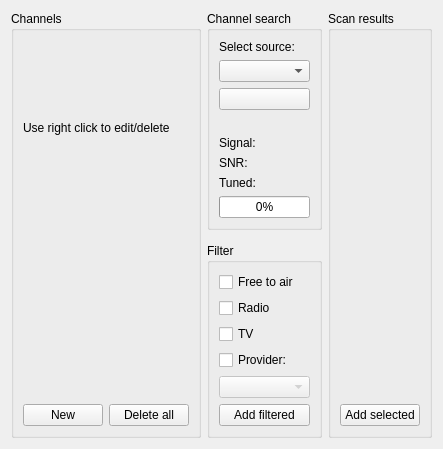
<ui version="4.0" >
 <class>DvbScanDialog</class>
 <widget class="QWidget" name="DvbScanDialog" >
  <layout class="QHBoxLayout" >
   <item>
    <widget class="QGroupBox" name="groupBox" >
     <property name="title" >
      <string>Channels</string>
     </property>
     <layout class="QVBoxLayout" >
      <item>
       <widget class="QLabel" name="label_2" >
        <property name="text" >
         <string>Use right click to edit/delete</string>
        </property>
       </widget>
      </item>
      <item>
       <widget class="ProxyTreeView" native="1" name="channelView" />
      </item>
      <item>
       <layout class="QHBoxLayout" >
        <item>
         <widget class="QPushButton" name="newChannelButton" >
          <property name="text" >
           <string>New</string>
          </property>
         </widget>
        </item>
        <item>
         <widget class="QPushButton" name="deleteAllButton" >
          <property name="text" >
           <string>Delete all</string>
          </property>
         </widget>
        </item>
       </layout>
      </item>
     </layout>
    </widget>
   </item>
   <item>
    <layout class="QVBoxLayout" >
     <item>
      <widget class="QGroupBox" name="groupBox_2" >
       <property name="title" >
        <string>Channel search</string>
       </property>
       <layout class="QVBoxLayout" >
        <item>
         <widget class="QLabel" name="label" >
          <property name="text" >
           <string>Select source:</string>
          </property>
         </widget>
        </item>
        <item>
         <widget class="KComboBox" name="sourceList" />
        </item>
        <item>
         <widget class="QPushButton" name="scanButton" >
          <property name="checkable" >
           <bool>true</bool>
          </property>
         </widget>
        </item>
        <item>
         <widget class="QLabel" name="scanFilesLabel" />
        </item>
        <item>
         <layout class="QGridLayout" >
          <item row="0" column="0" >
           <widget class="QLabel" name="label_3" >
            <property name="text" >
             <string>Signal:</string>
            </property>
           </widget>
          </item>
          <item row="1" column="0" >
           <widget class="QLabel" name="label_4" >
            <property name="text" >
             <string>SNR:</string>
            </property>
           </widget>
          </item>
          <item row="2" column="0" colspan="2" >
           <widget class="QLabel" name="label_5" >
            <property name="text" >
             <string>Tuned:</string>
            </property>
           </widget>
          </item>
          <item row="0" column="1" >
           <widget class="DvbGradProgress" native="1" name="signalWidget" />
          </item>
          <item row="1" column="1" >
           <widget class="DvbGradProgress" native="1" name="snrWidget" />
          </item>
          <item row="2" column="1" >
           <widget class="KLed" name="tuningLed" />
          </item>
         </layout>
        </item>
        <item>
         <widget class="QProgressBar" name="progressBar" >
          <property name="value" >
           <number>0</number>
          </property>
         </widget>
        </item>
       </layout>
      </widget>
     </item>
     <item>
      <spacer>
       <property name="orientation" >
        <enum>Qt::Vertical</enum>
       </property>
      </spacer>
     </item>
     <item>
      <widget class="QGroupBox" name="groupBox_4" >
       <property name="title" >
        <string>Filter</string>
       </property>
       <layout class="QVBoxLayout" >
        <item>
         <widget class="QCheckBox" name="ftaCBox" >
          <property name="text" >
           <string>Free to air</string>
          </property>
         </widget>
        </item>
        <item>
         <widget class="QCheckBox" name="radioCBox" >
          <property name="text" >
           <string>Radio</string>
          </property>
         </widget>
        </item>
        <item>
         <widget class="QCheckBox" name="tvCBox" >
          <property name="text" >
           <string>TV</string>
          </property>
         </widget>
        </item>
        <item>
         <widget class="QCheckBox" name="providerCBox" >
          <property name="text" >
           <string>Provider:</string>
          </property>
         </widget>
        </item>
        <item>
         <widget class="KComboBox" name="providerList" >
          <property name="enabled" >
           <bool>false</bool>
          </property>
         </widget>
        </item>
        <item>
         <widget class="QPushButton" name="filteredButton" >
          <property name="text" >
           <string>Add filtered</string>
          </property>
         </widget>
        </item>
       </layout>
      </widget>
     </item>
    </layout>
   </item>
   <item>
    <widget class="QGroupBox" name="groupBox_3" >
     <property name="title" >
      <string>Scan results</string>
     </property>
     <layout class="QVBoxLayout" >
      <item>
       <widget class="ProxyTreeView" native="1" name="scanResultsView" />
      </item>
      <item>
       <widget class="QPushButton" name="selectedButton" >
        <property name="text" >
         <string>Add selected</string>
        </property>
       </widget>
      </item>
     </layout>
    </widget>
   </item>
  </layout>
 </widget>
 <customwidgets>
  <customwidget>
   <class>KComboBox</class>
   <extends>QComboBox</extends>
   <header>kcombobox.h</header>
  </customwidget>
  <customwidget>
   <class>KLed</class>
   <extends>QWidget</extends>
   <header>kled.h</header>
  </customwidget>
  <customwidget>
   <class>ProxyTreeView</class>
   <extends>QWidget</extends>
   <header>proxytreeview.h</header>
  </customwidget>
  <customwidget>
   <class>DvbGradProgress</class>
   <extends>QWidget</extends>
   <header>dvb/dvbscandialog.h</header>
  </customwidget>
 </customwidgets>
 <resources/>
 <connections/>
</ui>
